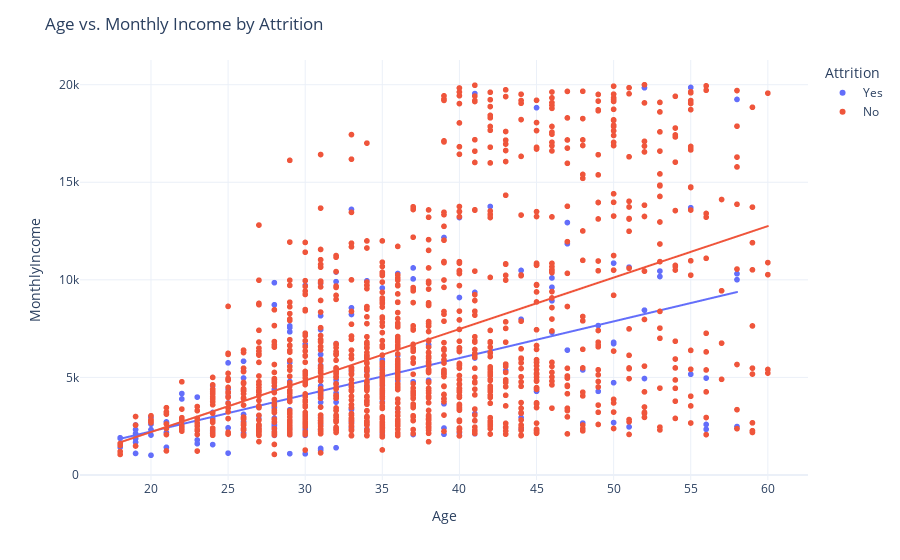

Here is the notebook cell this chart was saved with:
### Code cell
fig = px.scatter(df, x = "Age", y="MonthlyIncome", color="Attrition",
                 trendline="ols")
fig.update_layout(title="Age vs. Monthly Income by Attrition")
fig.show()

### Figure 1 — Plotly figure (JSON) as saved in the notebook; plotly's stock layout.template omitted (floating-point values rounded to 4 significant figures; data arrays with more than 128 entries replaced by an {"elided": "..."} marker saying what was removed)
{"data": [{"hovertemplate": "Attrition=Yes<br>Age=%{x}<br>MonthlyIncome=%{y}<extra></extra>", "legendgroup": "Yes", "marker": {"color": "#636efa", "symbol": "circle"}, "mode": "markers", "name": "Yes", "showlegend": true, "type": "scattergl", "x": {"elided": "237 int values"}, "xaxis": "x", "y": {"elided": "237 int values"}, "yaxis": "y"}, {"hovertemplate": "<b>OLS trendline</b><br>MonthlyIncome = 188.072 * Age + -1533.56<br>R<sup>2</sup>=0.250603<br><br>Attrition=Yes<br>Age=%{x}<br>MonthlyIncome=%{y} <b>(trend)</b><extra></extra>", "legendgroup": "Yes", "marker": {"color": "#636efa", "symbol": "circle"}, "mode": "lines", "name": "Yes", "showlegend": false, "type": "scattergl", "x": {"elided": "237 int values"}, "xaxis": "x", "y": {"elided": "237 float values"}, "yaxis": "y"}, {"hovertemplate": "Attrition=No<br>Age=%{x}<br>MonthlyIncome=%{y}<extra></extra>", "legendgroup": "No", "marker": {"color": "#EF553B", "symbol": "circle"}, "mode": "markers", "name": "No", "showlegend": true, "type": "scattergl", "x": {"elided": "1233 int values"}, "xaxis": "x", "y": {"elided": "1233 int values"}, "yaxis": "y"}, {"hovertemplate": "<b>OLS trendline</b><br>MonthlyIncome = 263.838 * Age + -3077.32<br>R<sup>2</sup>=0.236889<br><br>Attrition=No<br>Age=%{x}<br>MonthlyIncome=%{y} <b>(trend)</b><extra></extra>", "legendgroup": "No", "marker": {"color": "#EF553B", "symbol": "circle"}, "mode": "lines", "name": "No", "showlegend": false, "type": "scattergl", "x": {"elided": "1233 int values"}, "xaxis": "x", "y": {"elided": "1233 float values"}, "yaxis": "y"}], "layout": {"autosize": true, "legend": {"title": {"text": "Attrition"}, "tracegroupgap": 0}, "margin": {"t": 60}, "title": {"text": "Age vs. Monthly Income by Attrition"}, "xaxis": {"anchor": "y", "autorange": true, "domain": [0, 1], "range": [15.31, 62.69], "title": {"text": "Age"}, "type": "linear"}, "yaxis": {"anchor": "x", "autorange": true, "domain": [0, 1], "range": [-461.4, 21470.0], "title": {"text": "MonthlyIncome"}, "type": "linear"}}}
